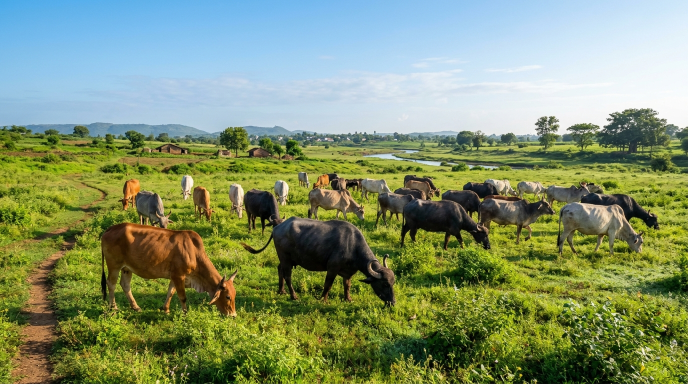
#> input picture frontend/public/hero_bg.jpg, 1376 x 768 px (shown at 1/2 size); its folder holds only this picture in this run
$ python -i augment_dataset.py   (imports and definitions only)
#> lines starting #> are read from the running program, lines starting #| are printed output that depends on the picture
#> further down, picture is the input picture: PIL image 1376x768 RGB; mean R, G, B 130.1, 146.2, 109.9
import os
import random
from PIL import Image, ImageEnhance
import math

# ============================================================
# UNIVERSAL LIVESTOCK AUGMENTATION SCRIPT
# Balances all breeds to exactly 350 images
# ============================================================

RAW_DIR = r"E:\#SIH 2026\ai\dataset\Raw"
TARGET_PER_BREED = 350
VALID_EXTENSIONS = (".jpg", ".jpeg", ".png", ".bmp", ".webp")
SEED = 42

# [1 line not run here, left out]

def augment_image(img):
    img = img.convert("RGB")

    # Random Rotation
    angle = random.uniform(-15, 15)
    img = img.rotate(angle, resample=Image.Resampling.BILINEAR, expand=False)
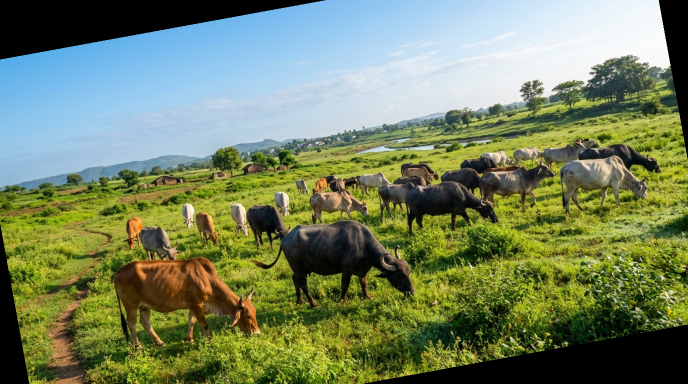
#> img: PIL image 1376x768 RGB (shown at 1/2 size); mean R, G, B 116.9, 131.1, 96.8

    # Horizontal Flip
    if random.random() < 0.5:
        img = img.transpose(Image.Transpose.FLIP_LEFT_RIGHT)

    # Brightness
    brightness = random.uniform(0.85, 1.15)
    img = ImageEnhance.Brightness(img).enhance(brightness)

    # Contrast
    contrast = random.uniform(0.85, 1.15)
    img = ImageEnhance.Contrast(img).enhance(contrast)

    # Color
    color = random.uniform(0.9, 1.1)
    img = ImageEnhance.Color(img).enhance(color)

    # Small Translation / Crop (Zooming in slightly to vary scale)
    width, height = img.size
#> width = 1376; height = 768
    crop_ratio = random.uniform(0.85, 1.0)
    crop_width = int(width * crop_ratio)
#> crop_width = 1253
    crop_height = int(height * crop_ratio)
#> crop_height = 699

    if crop_width > 0 and crop_height > 0 and crop_width <= width and crop_height <= height:
        left = random.randint(0, width - crop_width)
#> left = 100
        top = random.randint(0, height - crop_height)
#> top = 38
        img = img.crop((left, top, left + crop_width, top + crop_height))
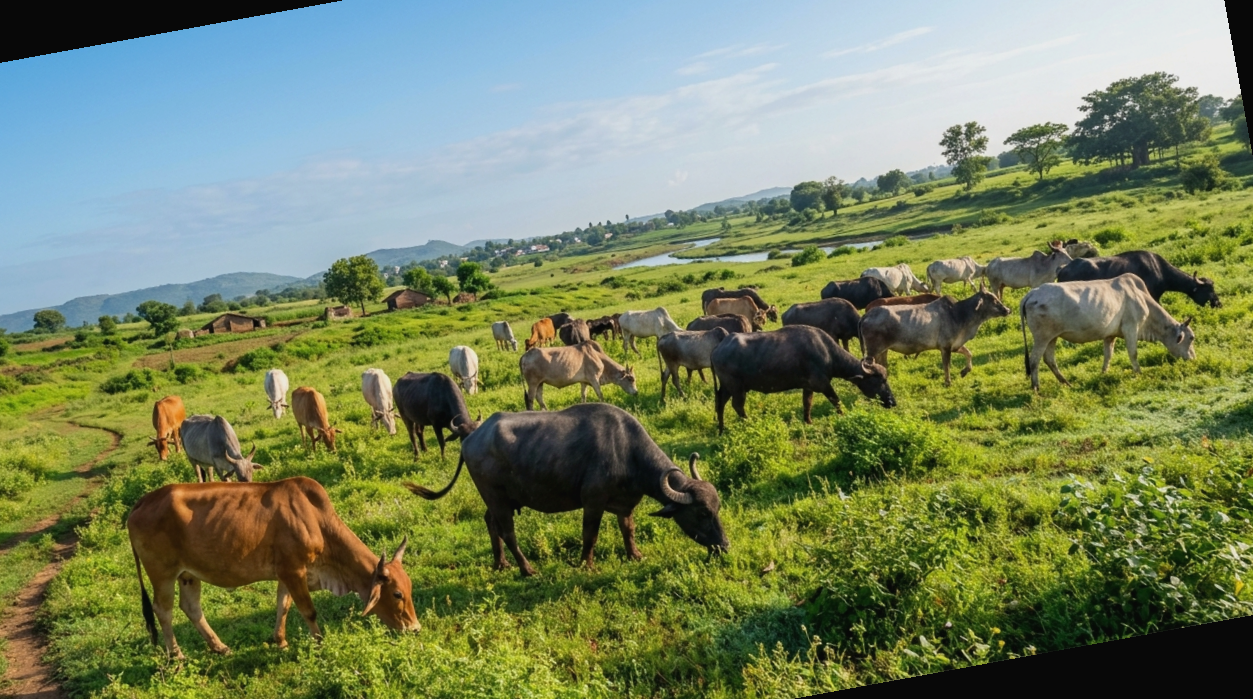
#> img: PIL image 1253x699 RGB; mean R, G, B 118.8, 131.5, 97.1

    # Resize to standard classification size
    img = img.resize((224, 224), Image.Resampling.LANCZOS)
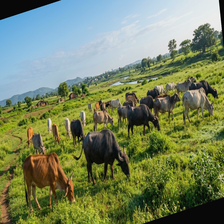
#> img: PIL image 224x224 RGB; mean R, G, B 118.8, 131.6, 97.1
    return img

# [44 lines left out: function process_species_folder, not called in this run]

# [12 lines not run here, left out]

>>> from PIL import Image
>>> picture = Image.open('../../frontend/public/hero_bg.jpg')
>>> result = augment_image(picture)
